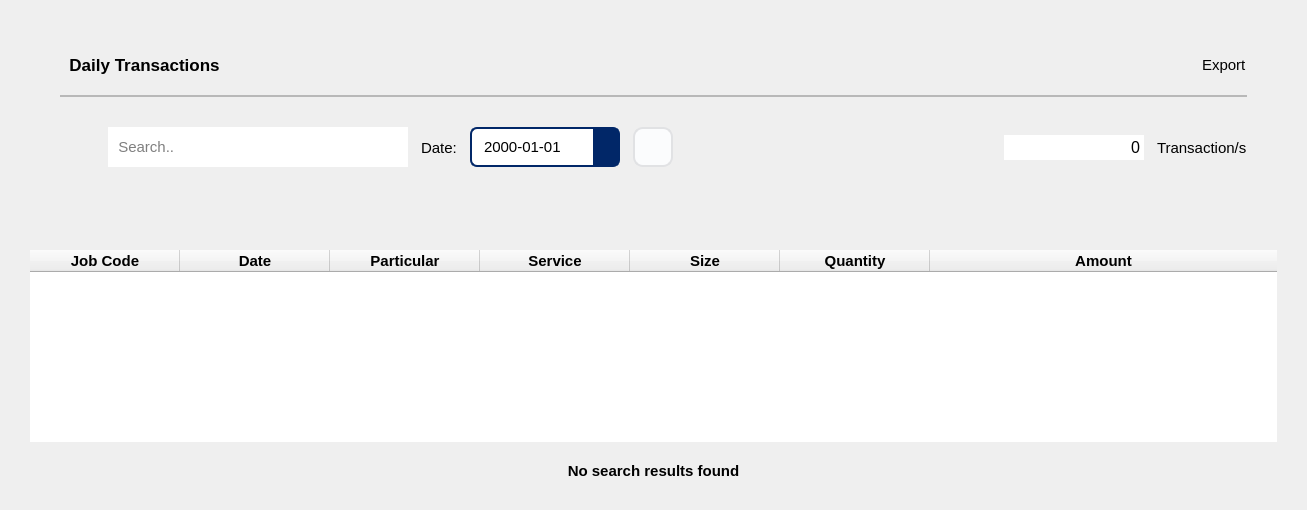
         <widget class="QWidget" name="daily_transaction_2">
          <layout class="QVBoxLayout" name="verticalLayout_76">
           <property name="spacing">
            <number>20</number>
           </property>
           <property name="leftMargin">
            <number>30</number>
           </property>
           <property name="topMargin">
            <number>30</number>
           </property>
           <property name="rightMargin">
            <number>30</number>
           </property>
           <property name="bottomMargin">
            <number>30</number>
           </property>
           <item>
            <widget class="QWidget" name="action_area" native="true">
             <property name="minimumSize">
              <size>
               <width>0</width>
               <height>160</height>
              </size>
             </property>
             <property name="maximumSize">
              <size>
               <width>16777215</width>
               <height>160</height>
              </size>
             </property>
             <layout class="QVBoxLayout" name="verticalLayout_28">
              <property name="spacing">
               <number>0</number>
              </property>
              <property name="leftMargin">
               <number>30</number>
              </property>
              <property name="topMargin">
               <number>0</number>
              </property>
              <property name="rightMargin">
               <number>30</number>
              </property>
              <property name="bottomMargin">
               <number>0</number>
              </property>
              <item>
               <widget class="QWidget" name="widget_32" native="true">
                <property name="minimumSize">
                 <size>
                  <width>0</width>
                  <height>130</height>
                 </size>
                </property>
                <property name="maximumSize">
                 <size>
                  <width>16777215</width>
                  <height>150</height>
                 </size>
                </property>
                <layout class="QVBoxLayout" name="verticalLayout_26">
                 <property name="spacing">
                  <number>0</number>
                 </property>
                 <property name="leftMargin">
                  <number>0</number>
                 </property>
                 <property name="topMargin">
                  <number>0</number>
                 </property>
                 <property name="rightMargin">
                  <number>0</number>
                 </property>
                 <property name="bottomMargin">
                  <number>0</number>
                 </property>
                 <item>
                  <layout class="QHBoxLayout" name="horizontalLayout_34">
                   <property name="spacing">
                    <number>0</number>
                   </property>
                   <property name="leftMargin">
                    <number>0</number>
                   </property>
                   <property name="topMargin">
                    <number>0</number>
                   </property>
                   <property name="rightMargin">
                    <number>0</number>
                   </property>
                   <property name="bottomMargin">
                    <number>0</number>
                   </property>
                   <item>
                    <widget class="QLabel" name="label_42">
                     <property name="minimumSize">
                      <size>
                       <width>0</width>
                       <height>60</height>
                      </size>
                     </property>
                     <property name="maximumSize">
                      <size>
                       <width>16777215</width>
                       <height>60</height>
                      </size>
                     </property>
                     <property name="font">
                      <font>
                       <pointsize>13</pointsize>
                       <weight>75</weight>
                       <bold>true</bold>
                      </font>
                     </property>
                     <property name="text">
                      <string>  Daily Transactions</string>
                     </property>
                    </widget>
                   </item>
                   <item>
                    <spacer name="horizontalSpacer_12">
                     <property name="orientation">
                      <enum>Qt::Horizontal</enum>
                     </property>
                     <property name="sizeHint" stdset="0">
                      <size>
                       <width>40</width>
                       <height>20</height>
                      </size>
                     </property>
                    </spacer>
                   </item>
                   <item>
                    <layout class="QHBoxLayout" name="horizontalLayout_31">
                     <property name="spacing">
                      <number>0</number>
                     </property>
                     <item>
                      <widget class="QPushButton" name="printreport_daily_tnx_btn">
                       <property name="minimumSize">
                        <size>
                         <width>35</width>
                         <height>35</height>
                        </size>
                       </property>
                       <property name="maximumSize">
                        <size>
                         <width>35</width>
                         <height>35</height>
                        </size>
                       </property>
                       <property name="cursor">
                        <cursorShape>PointingHandCursor</cursorShape>
                       </property>
                       <property name="text">
                        <string/>
                       </property>
                       <property name="icon">
                        <iconset resource="resource.qrc">
                         <normaloff>:/icon/icon/001lighticons-67full.png</normaloff>:/icon/icon/001lighticons-67full.png</iconset>
                       </property>
                       <property name="iconSize">
                        <size>
                         <width>60</width>
                         <height>60</height>
                        </size>
                       </property>
                       <property name="flat">
                        <bool>true</bool>
                       </property>
                      </widget>
                     </item>
                     <item>
                      <widget class="QLabel" name="label_48">
                       <property name="maximumSize">
                        <size>
                         <width>16777215</width>
                         <height>30</height>
                        </size>
                       </property>
                       <property name="font">
                        <font>
                         <pointsize>11</pointsize>
                        </font>
                       </property>
                       <property name="text">
                        <string>Export</string>
                       </property>
                      </widget>
                     </item>
                    </layout>
                   </item>
                  </layout>
                 </item>
                 <item>
                  <widget class="QFrame" name="separator">
                   <property name="minimumSize">
                    <size>
                     <width>0</width>
                     <height>2</height>
                    </size>
                   </property>
                   <property name="maximumSize">
                    <size>
                     <width>16777215</width>
                     <height>1</height>
                    </size>
                   </property>
                   <property name="frameShape">
                    <enum>QFrame::StyledPanel</enum>
                   </property>
                   <property name="frameShadow">
                    <enum>QFrame::Raised</enum>
                   </property>
                  </widget>
                 </item>
                 <item>
                  <layout class="QHBoxLayout" name="horizontalLayout_32">
                   <property name="spacing">
                    <number>13</number>
                   </property>
                   <property name="leftMargin">
                    <number>0</number>
                   </property>
                   <property name="topMargin">
                    <number>13</number>
                   </property>
                   <property name="rightMargin">
                    <number>0</number>
                   </property>
                   <property name="bottomMargin">
                    <number>0</number>
                   </property>
                   <item>
                    <widget class="QPushButton" name="search_daily_tnx_btn">
                     <property name="enabled">
                      <bool>false</bool>
                     </property>
                     <property name="maximumSize">
                      <size>
                       <width>35</width>
                       <height>35</height>
                      </size>
                     </property>
                     <property name="baseSize">
                      <size>
                       <width>35</width>
                       <height>35</height>
                      </size>
                     </property>
                     <property name="cursor">
                      <cursorShape>PointingHandCursor</cursorShape>
                     </property>
                     <property name="text">
                      <string/>
                     </property>
                     <property name="icon">
                      <iconset resource="resource.qrc">
                       <normaloff>:/icon/icon/search-13-48.ico</normaloff>:/icon/icon/search-13-48.ico</iconset>
                     </property>
                     <property name="default">
                      <bool>false</bool>
                     </property>
                     <property name="flat">
                      <bool>true</bool>
                     </property>
                    </widget>
                   </item>
                   <item>
                    <widget class="QLineEdit" name="edit_search_daily_tnx">
                     <property name="minimumSize">
                      <size>
                       <width>300</width>
                       <height>40</height>
                      </size>
                     </property>
                     <property name="maximumSize">
                      <size>
                       <width>16777215</width>
                       <height>40</height>
                      </size>
                     </property>
                     <property name="font">
                      <font>
                       <pointsize>11</pointsize>
                      </font>
                     </property>
                     <property name="frame">
                      <bool>false</bool>
                     </property>
                     <property name="placeholderText">
                      <string>  Search..</string>
                     </property>
                    </widget>
                   </item>
                   <item>
                    <widget class="QLabel" name="label_46">
                     <property name="font">
                      <font>
                       <pointsize>11</pointsize>
                      </font>
                     </property>
                     <property name="text">
                      <string>Date:</string>
                     </property>
                    </widget>
                   </item>
                   <item>
                    <widget class="QDateEdit" name="dateEdit_daily_tnx">
                     <property name="minimumSize">
                      <size>
                       <width>150</width>
                       <height>40</height>
                      </size>
                     </property>
                     <property name="font">
                      <font>
                       <pointsize>11</pointsize>
                      </font>
                     </property>
                     <property name="cursor">
                      <cursorShape>PointingHandCursor</cursorShape>
                     </property>
                     <property name="styleSheet">
                      <string notr="true">QDateEdit{
	background-color:white;
	color:black;
	border-radius:7px;
    border: 2px solid #012768;
	padding-left: 10px;
}

QDateEdit::drop-down {
	border: 0px;
	background-color: #012768;
	padding: 5px 5px;
width: 15px;
}

QDateEdit::down-arrow {
	image: url(:/icon/icon/down-arrow.png);
	width: 15px;
	height: 15px;
	padding: 10px 10px;
}</string>
                     </property>
                     <property name="frame">
                      <bool>true</bool>
                     </property>
                     <property name="buttonSymbols">
                      <enum>QAbstractSpinBox::UpDownArrows</enum>
                     </property>
                     <property name="displayFormat">
                      <string>yyyy-MM-dd</string>
                     </property>
                     <property name="calendarPopup">
                      <bool>true</bool>
                     </property>
                    </widget>
                   </item>
                   <item>
                    <widget class="QPushButton" name="pushButton_4">
                     <property name="minimumSize">
                      <size>
                       <width>40</width>
                       <height>40</height>
                      </size>
                     </property>
                     <property name="maximumSize">
                      <size>
                       <width>40</width>
                       <height>40</height>
                      </size>
                     </property>
                     <property name="cursor">
                      <cursorShape>PointingHandCursor</cursorShape>
                     </property>
                     <property name="styleSheet">
                      <string notr="true">QPushButton{
	border: 2px solid #e1e2e4;
	background-color: #fbfcfd;
	border-radius: 10px;
}

</string>
                     </property>
                     <property name="text">
                      <string/>
                     </property>
                     <property name="icon">
                      <iconset resource="resource.qrc">
                       <normaloff>:/icon/icon/01lighticons-04full.png</normaloff>:/icon/icon/01lighticons-04full.png</iconset>
                     </property>
                     <property name="iconSize">
                      <size>
                       <width>35</width>
                       <height>35</height>
                      </size>
                     </property>
                     <property name="flat">
                      <bool>true</bool>
                     </property>
                    </widget>
                   </item>
                   <item>
                    <spacer name="horizontalSpacer_11">
                     <property name="orientation">
                      <enum>Qt::Horizontal</enum>
                     </property>
                     <property name="sizeHint" stdset="0">
                      <size>
                       <width>318</width>
                       <height>27</height>
                      </size>
                     </property>
                    </spacer>
                   </item>
                   <item>
                    <widget class="QLineEdit" name="dt_total">
                     <property name="maximumSize">
                      <size>
                       <width>200</width>
                       <height>16777215</height>
                      </size>
                     </property>
                     <property name="font">
                      <font>
                       <pointsize>12</pointsize>
                      </font>
                     </property>
                     <property name="text">
                      <string>0</string>
                     </property>
                     <property name="frame">
                      <bool>false</bool>
                     </property>
                     <property name="alignment">
                      <set>Qt::AlignRight|Qt::AlignTrailing|Qt::AlignVCenter</set>
                     </property>
                     <property name="readOnly">
                      <bool>true</bool>
                     </property>
                    </widget>
                   </item>
                   <item>
                    <widget class="QLabel" name="label_45">
                     <property name="font">
                      <font>
                       <pointsize>11</pointsize>
                      </font>
                     </property>
                     <property name="text">
                      <string>Transaction/s</string>
                     </property>
                    </widget>
                   </item>
                  </layout>
                 </item>
                </layout>
               </widget>
              </item>
             </layout>
            </widget>
           </item>
           <item>
            <widget class="QWidget" name="table_area" native="true">
             <property name="styleSheet">
              <string notr="true">
#date_wise_table{\n\n	border-top-left-radius: 30px;\n	border-top-right-radius: 30px;\n}</string>
             </property>
             <layout class="QVBoxLayout" name="verticalLayout_19">
              <property name="spacing">
               <number>0</number>
              </property>
              <property name="leftMargin">
               <number>0</number>
              </property>
              <property name="topMargin">
               <number>0</number>
              </property>
              <property name="rightMargin">
               <number>0</number>
              </property>
              <property name="bottomMargin">
               <number>0</number>
              </property>
              <item>
               <widget class="QLabel" name="blue_border">
                <property name="minimumSize">
                 <size>
                  <width>0</width>
                  <height>40</height>
                 </size>
                </property>
                <property name="font">
                 <font>
                  <pointsize>11</pointsize>
                  <weight>75</weight>
                  <bold>true</bold>
                 </font>
                </property>
                <property name="text">
                 <string/>
                </property>
               </widget>
              </item>
              <item>
               <widget class="QTableWidget" name="daily_tnx_table">
                <property name="frameShape">
                 <enum>QFrame::NoFrame</enum>
                </property>
                <property name="frameShadow">
                 <enum>QFrame::Plain</enum>
                </property>
                <property name="lineWidth">
                 <number>0</number>
                </property>
                <property name="autoScroll">
                 <bool>true</bool>
                </property>
                <property name="editTriggers">
                 <set>QAbstractItemView::NoEditTriggers</set>
                </property>
                <property name="tabKeyNavigation">
                 <bool>true</bool>
                </property>
                <property name="showDropIndicator" stdset="0">
                 <bool>true</bool>
                </property>
                <property name="dragDropOverwriteMode">
                 <bool>true</bool>
                </property>
                <property name="selectionMode">
                 <enum>QAbstractItemView::MultiSelection</enum>
                </property>
                <property name="selectionBehavior">
                 <enum>QAbstractItemView::SelectRows</enum>
                </property>
                <property name="showGrid">
                 <bool>true</bool>
                </property>
                <property name="gridStyle">
                 <enum>Qt::SolidLine</enum>
                </property>
                <property name="sortingEnabled">
                 <bool>true</bool>
                </property>
                <property name="wordWrap">
                 <bool>true</bool>
                </property>
                <property name="cornerButtonEnabled">
                 <bool>true</bool>
                </property>
                <attribute name="horizontalHeaderDefaultSectionSize">
                 <number>150</number>
                </attribute>
                <attribute name="horizontalHeaderStretchLastSection">
                 <bool>true</bool>
                </attribute>
                <column>
                 <property name="text">
                  <string>Job Code</string>
                 </property>
                 <property name="font">
                  <font>
                   <pointsize>11</pointsize>
                   <weight>75</weight>
                   <bold>true</bold>
                  </font>
                 </property>
                </column>
                <column>
                 <property name="text">
                  <string>Date</string>
                 </property>
                 <property name="font">
                  <font>
                   <pointsize>11</pointsize>
                   <weight>75</weight>
                   <bold>true</bold>
                  </font>
                 </property>
                </column>
                <column>
                 <property name="text">
                  <string>Particular</string>
                 </property>
                 <property name="font">
                  <font>
                   <pointsize>11</pointsize>
                   <weight>75</weight>
                   <bold>true</bold>
                  </font>
                 </property>
                </column>
                <column>
                 <property name="text">
                  <string>Service</string>
                 </property>
                 <property name="font">
                  <font>
                   <pointsize>11</pointsize>
                   <weight>75</weight>
                   <bold>true</bold>
                  </font>
                 </property>
                </column>
                <column>
                 <property name="text">
                  <string>Size</string>
                 </property>
                 <property name="font">
                  <font>
                   <pointsize>11</pointsize>
                   <weight>75</weight>
                   <bold>true</bold>
                  </font>
                 </property>
                </column>
                <column>
                 <property name="text">
                  <string>Quantity</string>
                 </property>
                 <property name="font">
                  <font>
                   <pointsize>11</pointsize>
                   <weight>75</weight>
                   <bold>true</bold>
                  </font>
                 </property>
                </column>
                <column>
                 <property name="text">
                  <string>Amount</string>
                 </property>
                 <property name="font">
                  <font>
                   <pointsize>11</pointsize>
                   <weight>75</weight>
                   <bold>true</bold>
                  </font>
                 </property>
                </column>
               </widget>
              </item>
             </layout>
            </widget>
           </item>
           <item>
            <widget class="QLabel" name="no_dailytxn_found">
             <property name="font">
              <font>
               <pointsize>11</pointsize>
               <weight>75</weight>
               <bold>true</bold>
              </font>
             </property>
             <property name="text">
              <string>No search results found</string>
             </property>
             <property name="alignment">
              <set>Qt::AlignCenter</set>
             </property>
            </widget>
           </item>
          </layout>
         </widget>
